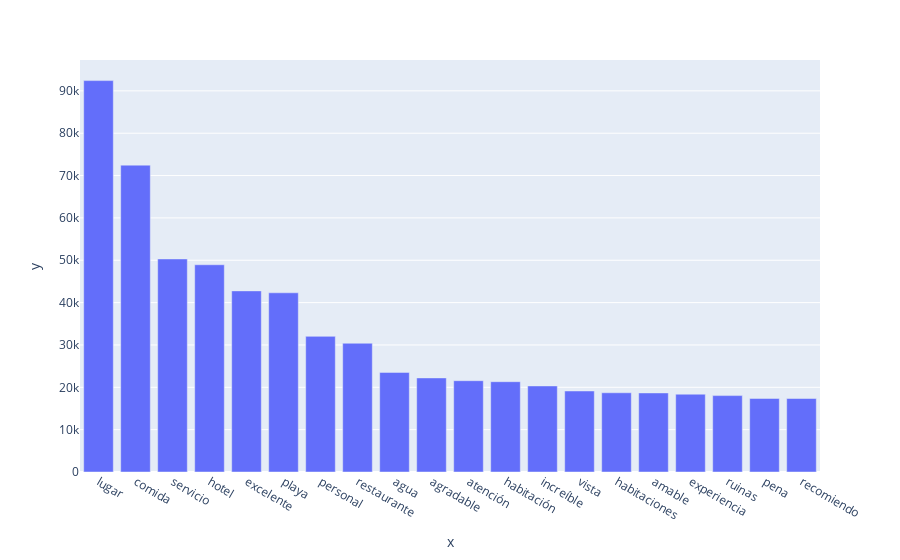

Notebook source saved alongside this figure:
### Code cell
# Plot the most frequent words in the reviews

fig = px.bar(x=words, y=counts)
fig.show()

### Figure 1 — Plotly figure (JSON) as saved in the notebook; plotly's stock layout.template omitted (floating-point values rounded to 4 significant figures)
{"data": [{"hovertemplate": "x=%{x}<br>y=%{y}<extra></extra>", "legendgroup": "", "marker": {"color": "#636efa", "pattern": {"shape": ""}}, "name": "", "orientation": "v", "showlegend": false, "textposition": "auto", "type": "bar", "x": ["lugar", "comida", "servicio", "hotel", "excelente", "playa", "personal", "restaurante", "agua", "agradable", "atención", "habitación", "increíble", "vista", "habitaciones", "amable", "experiencia", "ruinas", "pena", "recomiendo"], "xaxis": "x", "y": [92422, 72461, 50307, 48937, 42769, 42317, 32030, 30404, 23519, 22217, 21560, 21322, 20323, 19128, 18709, 18670, 18374, 18041, 17368, 17353], "yaxis": "y"}], "layout": {"barmode": "relative", "legend": {"tracegroupgap": 0}, "margin": {"t": 60}, "xaxis": {"anchor": "y", "domain": [0, 1], "title": {"text": "x"}}, "yaxis": {"anchor": "x", "domain": [0, 1], "title": {"text": "y"}}}}
